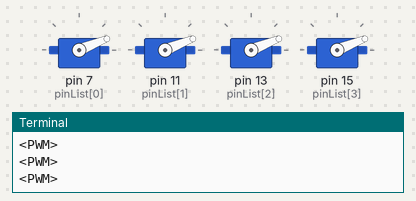
This program was run on a simulated Raspberry Pi (header pin numbers). Shown: 4 × servo, the last lines printed to the terminal. Servo angles are drawn from the pulse width (0.5 ms = 0°, 2.5 ms = 180°). At 60.0 s the program stops and its outputs stay as they are.

Above: at 0.05 s.
At 10.05 s:
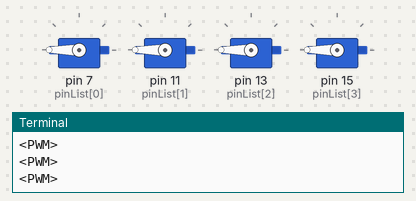
At 19.95 s:
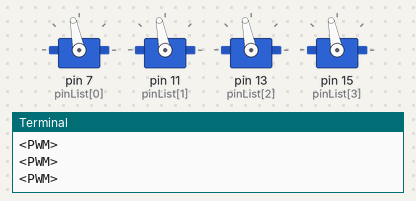
Timing chart, 0 to 26.0 s (numbered marks = the images above):
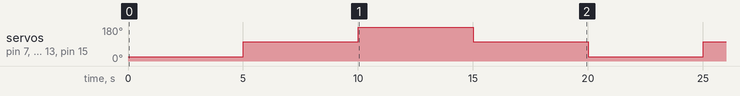

Measured:
- by itself, servo on pin 7 (pinList[0]), servo on pin 11 (pinList[1]), servo on pin 13 (pinList[2]), servo on pin 15 (pinList[3]): repeats every 20.0 s: 180° 5.0 s, 101° 5.0 s, 22° 5.0 s, 101° 5.0 s

The program:

servomotor_four.py
```python
import RPi.GPIO as GPIO
import time
pinList = [7,11,13,15]
frequencyHertz = 50
msPerCycle = 1000 / frequencyHertz;

# position
leftPosition = 0.75
rightPosition = 2.5
middlePosition = (leftPosition - rightPosition) / 2 + rightPosition

# list
positionList = [leftPosition, middlePosition, rightPosition, middlePosition]

# GPIO setting
GPIO.setmode(GPIO.BOARD)
pList = []
for pin in pinList:
	GPIO.setup(pin, GPIO.OUT)
	pList.append(GPIO.PWM(pin,frequencyHertz))

print len(pList)

for i in range(3):
	for position in positionList:
		dutyCyclePercentage = position * 100 / msPerCycle
		print "position:"+str(position)
		print "duty cycle:"+str(dutyCyclePercentage)
		print ""
		for p in pList:
			print p
			p.start(dutyCyclePercentage)
		time.sleep(5)

		
```
